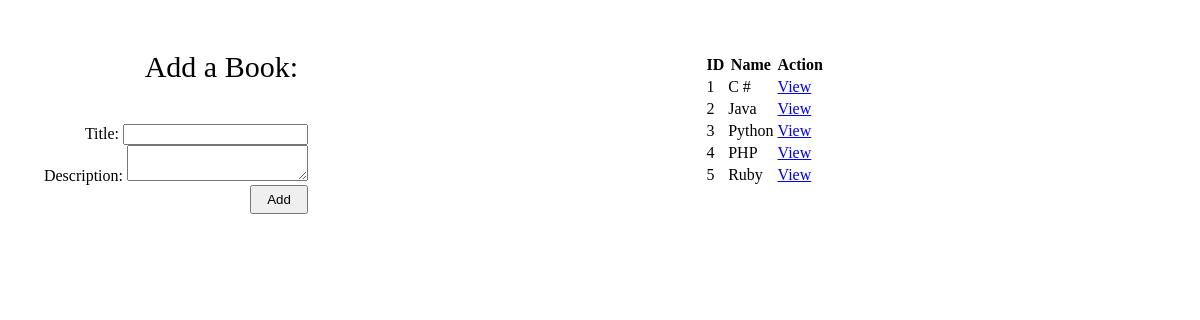
Before: / with the older database file.
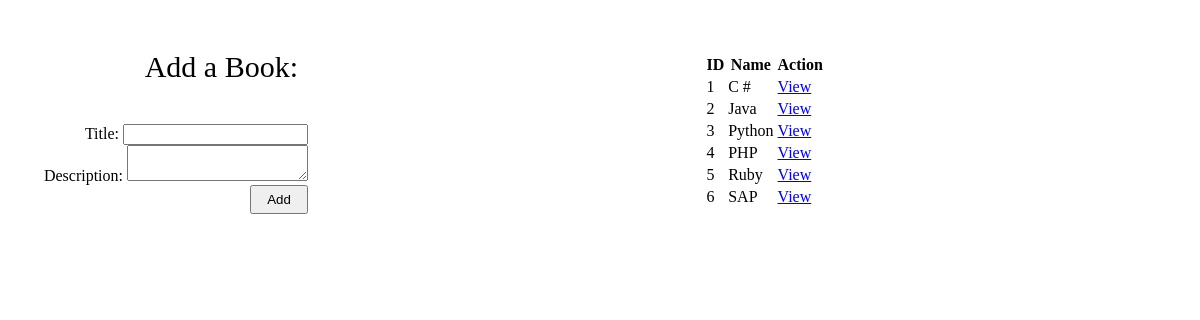
After: the same page with the newer database file.
### books_authors_app/models.py (models this page shows)
class book(models.Model):
    title = models.CharField(max_length=255)
    desc = models.TextField(null=True)
    created_at = models.DateTimeField(auto_now_add=True)
    updated_at = models.DateTimeField(auto_now=True)

### books_authors_app/views.py (the view)
# urls.py: path('', views.index),
def index(request):
    if request.method == "POST":
        book.objects.create(title=request.POST['titulo'],desc=request.POST['descripcion'])
        all_books = book.objects.all()
        return render(request,'index.html', {'all':all_books})
    all_books = book.objects.all()
    return render(request,'index.html', {'all':all_books})

### books_authors_app/templates/index.html (shortened to what this page needs)
<!DOCTYPE html>
<html lang="en">
<head>
    {% load static %}
    <link rel="stylesheet" href="{% static 'css/style.css' %}">
</head>
<body>
    <form action="/" method="POST">
        <div class="div1">
            <p class="p1">Add a Book:</p>
            <label for="titletext" class="title">Title:</label>
            <input type="text" class="imptitle " name="titulo" >
            <label for="desctext" class="form-label">Description:</label>
            <textarea class="form-control" name="description" ></textarea>
            <button type="submit" class="btn btn-primary">Add</button>
        </div>
    </form>
<div class="div2">
    <table class="table1">
        <tr>
            <th>ID</th>
            <th>Name</th>
            <th>Action</th>
        </tr>
        {% for book in all %}
            <tr>
                <td>{{ book.id }}</td>
                <td>{{ book.title }}</td>
                <td><a href="/books/{{book.id}}">View</a></td>
            </tr>
        {% endfor %}
    </table>
</div>
</body>
</html>

### books_authors_app/static/css/style.css (style rules this page uses)
p { font-size: 30px; padding: 10px }
button { padding: 5px; width: 20%; }
.div1 { float: left; width: 290px; text-align: right; margin: 2px 10px; display: inline; }
.div2 { padding: 5px; width: 40%; float: right; margin: 40px 10px; display: inline; }

Changed rows visible on the page:
added book: id "6", title "SAP"
